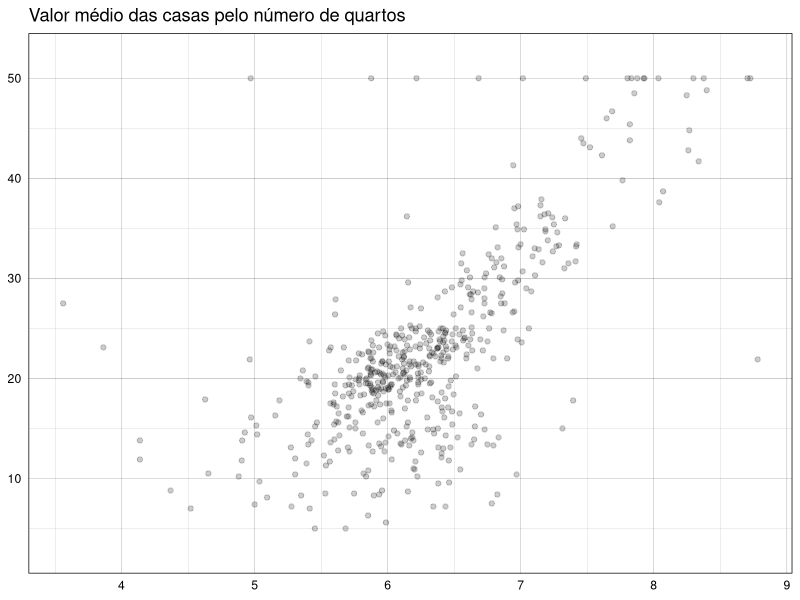
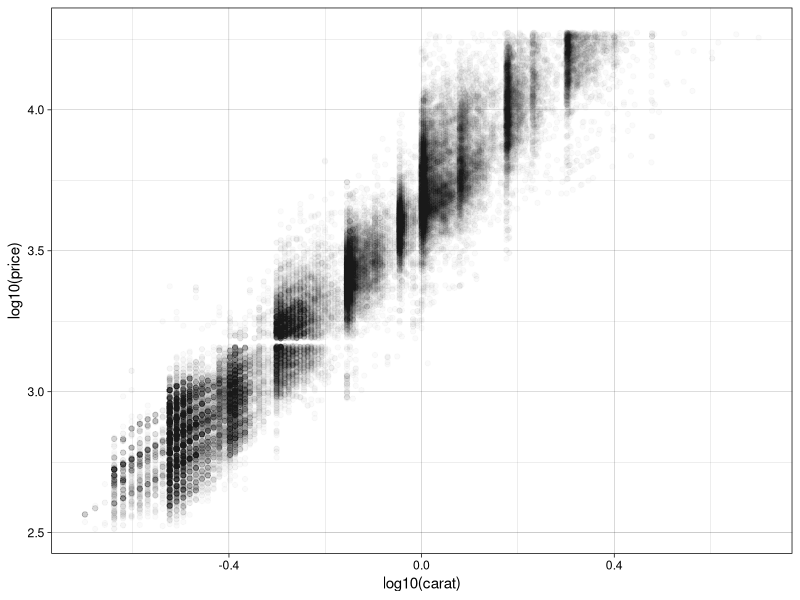

Write the R code that produced these figures, in order.
## ---- chunk 1
#| echo: fenced
#| warning: false
#| message: false
library(tidyverse)
library(mlbench)
data("BostonHousing2")
BostonHousing2 %>% glimpse()
## ---- chunk 2
BostonHousing2 %>% 
  ggplot(aes(x = rm, y = medv)) +
  geom_point(alpha = 0.2) +
  scale_y_continuous(expand = expansion(mult = 0.1)) +
  theme_linedraw() +
  labs(
    title = "Valor médio das casas pelo número de quartos"
  ) +
  theme(axis.ticks = element_blank(),
        axis.title = element_blank())
## ---- chunk 3
diamonds %>% 
  ggplot(aes(x = log10(carat), y = log10(price))) +
  geom_point(alpha = 0.02) +
  theme_linedraw()
  
